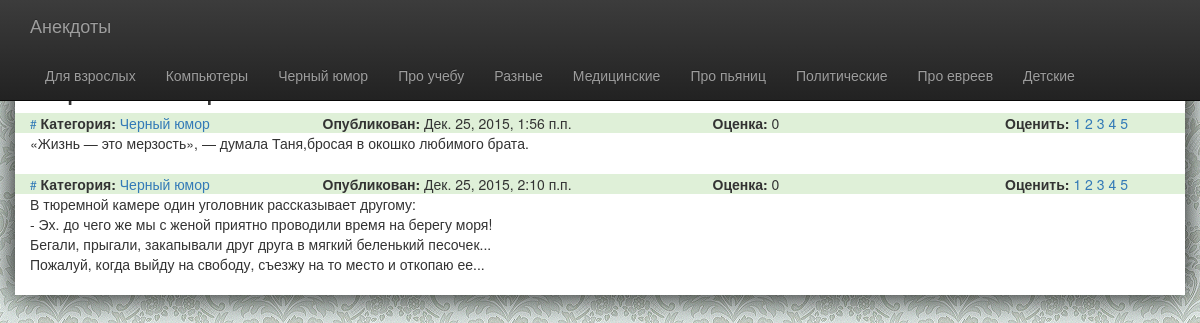
Page /category/14/ on the committed database.
### anekdots/models.py (models this page shows, shortened)
class Category(models.Model):
    title = models.CharField(max_length=200)
    alias = models.CharField(max_length=80)
    def __str__(self):
        return self.title
    def get_categories(self):
            return Category.objects.all()

class Joke(models.Model):
    category = models.ForeignKey(Category)
    text = models.TextField()
    pub_date = models.DateTimeField(auto_now_add=True)
    def get_grade(self):
        grades = self.grade_set.all()
        if len(grades) > 0:
            summa = 0
            for item in grades:
                summa += item.grades
            return summa / len(grades)
        else: return 0

### anekdots/views.py (the view)
# urls.py: url(r'^category/(?P<pk>[0-9]+)/$', views.CategoryView.as_view(), name='category'),
class CategoryView(DetailView):
    model = Category

### anekdots/templates/anekdots/category_detail.html (shortened to what this page needs)
{% extends 'anekdots/base.html' %}
{% block header %}
    <h2>{{ category.title }}</h2>
{% endblock %}
{% block nav %}
    {% for cat in category.get_categories %}
        <li class="{% if forloop.counter == category.id %}active{% endif %} item-{{ cat.id }}">
            <a href="{% url 'anekdots:category' cat.id %}">{{ cat.title }}</a>
        </li>
    {% endfor %}
{% endblock %}
{% block content %}
    {% for joke in category.joke_set.all %}
        <div class="row bg-success">
            <div class="col-md-3">
                <small><a name="{{ joke.id }}">#</a></small> <strong>Категория:</strong> <a href="{% url 'anekdots:category' joke.category.id %}"> {{ joke.category }}</a>
            </div>
            <div class="col-md-4">
                <strong>Опубликован:</strong> {{ joke.pub_date }}
            </div>
            <div class="col-md-3">
                <strong>Оценка:</strong> {{ joke.get_grade|floatformat }}
            </div>
            <div class="col-md-2">
                <strong>Оценить:</strong>
                <a href="{% url 'anekdots:vote' joke.id 1 %}">1</a>
                <a href="{% url 'anekdots:vote' joke.id 2 %}">2</a>
                <a href="{% url 'anekdots:vote' joke.id 3 %}">3</a>
                <a href="{% url 'anekdots:vote' joke.id 4 %}">4</a>
                <a href="{% url 'anekdots:vote' joke.id 5 %}">5</a>
            </div>
        </div>
        <p>{{ joke.text|linebreaksbr }}</p>
        <div class="row"><p class="col-md-11">
        </p>
        </div>
    {% endfor %}
{% endblock %}

### anekdots/static/anekdots/style.css (style rules this page uses)
body { background: url("img/bg.gif"); }
a[name] { cursor: pointer; }

### rows in the picture
Category: title "Для взрослых"
Category: title "Компьютеры"
Category: title "Черный юмор"
Category: title "Про учебу"
Category: title "Разные"
Category: title "Медицинские"
Category: title "Про пьяниц"
Category: title "Политические"
Category: title "Про евреев"
Category: title "Детские"
Joke: category "Черный юмор", pub_date "Дек. 25, 2015, 1:56 п.п.", get_grade "0", text "«Жизнь — это мерзость», — думала Таня,бросая в окошко любимого брата."
Joke: category "Черный юмор", pub_date "Дек. 25, 2015, 2:10 п.п.", get_grade "0", text "В тюремной камере один уголовник рассказывает другому: - Эх. до чего же мы с женой приятно проводили время на берегу моря! Бегали, прыгали, закапывали друг друга в мягкий беленький песочек... Пожалуй, когда выйду на свободу, съезжу на то место и откопаю ее..."
